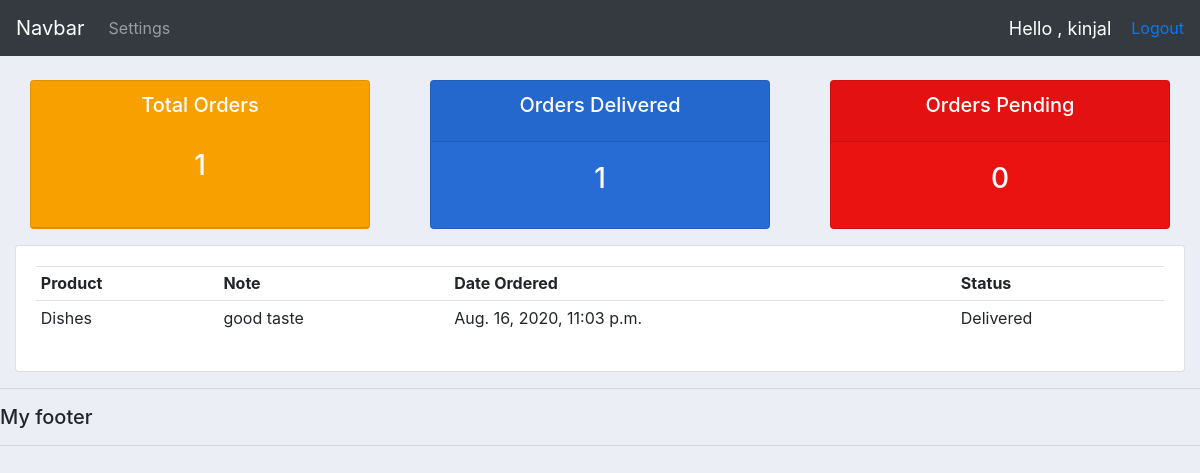
The app's page /user/ (signed in) with its own data.
### filedata9/models.py (models this page shows, shortened)
class Orders(models.Model):
    STATUS = (
        ('Out for Delivery' , 'Out for Delivery'),
        ('Delivered', 'Delivered'),
        ('Pending','Pending'),
    )
    customer = models.ForeignKey(Customer,null=True,on_delete=models.SET_NULL)
    product = models.ForeignKey(Products,null=True,on_delete=models.SET_NULL)
    date_created = models.DateTimeField(auto_now_add=True, null=True)
    status = models.CharField(max_length=200, null=True, choices=STATUS)
    note = models.CharField(max_length=200, null=True)

class Products(models.Model):
    CATEGORY = (
        ('Indoor','Indoor'),
        ('Outdoor','Outdoor'),
    )
    name = models.CharField(max_length=200,null=True)
    price = models.FloatField(null=True)
    category = models.CharField(max_length=200,null=True,choices=CATEGORY)
    description = models.CharField(max_length=200,null=True,blank=True)
    Date_created = models.DateTimeField(auto_now_add=True)
    tags = models.ManyToManyField(Tag)
    def __str__(self):
        return self.name

### filedata9/views.py (the view)
# urls.py: path('user/', views.userPage, name="user-page"),
def userPage(request):
    orders = request.user.customer.orders_set.all()
    total_orders= orders.count()
    pending= orders.filter(status="Pending").count()
    delivered = orders.filter(status="Delivered").count()
    context={'orders':orders,'total_orders':total_orders,'delivered':delivered,'pending':pending}
    return render ( request, 'filedata9/userpage.html',context)

### filedata9/templates/filedata9/userpage.html
{%  extends 'filedata9/main.html' %}
{% block content %}
{%  include 'filedata9/status.html' %}
<div class = 'row'>
    <div class = 'col-md'>
        <div class = 'card card-body'>
            <table class = 'table table-sm'>
                <tr>
                    <th>Product</th>
                    <th>Note</th>
                    <th>Date Ordered</th>
                    <th>Status</th>
                </tr>
            {% for order in orders %}
                <tr>
                    <td>{{order.product}}</td>
                    <td>{{order.note}}</td>
                    <td>{{order.date_created}}</td>
                    <td>{{order.status}}</td>
            {% endfor %}
                </tr>
            </table>
        </div>
    </div>
</div>
{% endblock content %}

### filedata9/templates/filedata9/navbar.html (shortened to what this page needs)
{% load static %}
<nav class="navbar navbar-expand-lg navbar-dark bg-dark">
    <a class="navbar-brand" href="#">Navbar</a>
    <div class="collapse navbar-collapse" id="navbarNav">
      <ul class="navbar-nav">
        <li class="nav-item active">
          {% if request.user.is_staff %}
          <a class="nav-link" href="{% url 'home' %}">Dashboard</a>
        </li>
        <li class="nav-item">
          <a class="nav-link" href="{% url 'products' %}">Products</a>
        </li>
        {% else %}
        <li class="nav-item">
          <a class="nav-link" href="{% url 'accountsettings' %}">Settings</a>
        </li>
        {% endif %}
      </ul>
    </div>
    <span class = "Hello-text"> Hello , {{request.user}}</span>
    <span><a href = "{% url 'logout' %}">Logout</a></span>
  </nav>

### static/css/main.css (style rules this page uses)
body { background-color: #ebeff5; }

### filedata9/templates/filedata9/navbar.html (style rules this page uses)
.Hello-text { font-size:18px; color:#fff; margin-right: 20px; }

### records on screen
Orders: product "Dishes", note "good taste", date_created "Aug. 16, 2020, 11:03 p.m.", status "Delivered"

### other values on screen
{{ request.user }} "kinjal"
{{ total_orders }} "1"
{{ delivered }} "1"
{{ pending }} "0"
